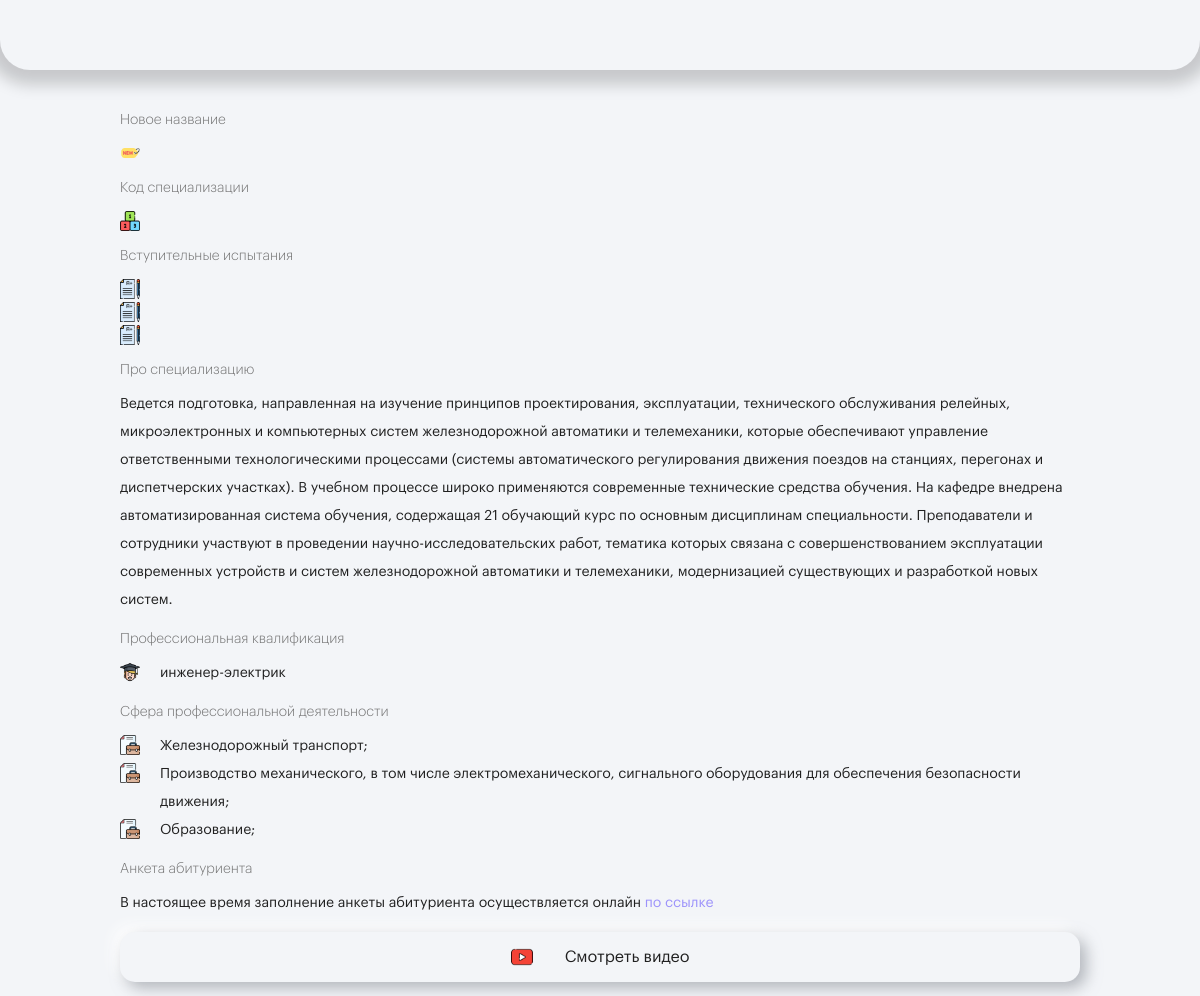
Screenshot of /group.php?id=1 with the database file from the repository.
### tables this page shows
CREATE TABLE `etf_specializations` (
  `id` int NOT NULL,
  `name_id` int NOT NULL,
  `code_id` int NOT NULL,
  `text` text NOT NULL,
  `qualification` tinytext NOT NULL,
  `field_activity_1` tinytext NOT NULL,
  `field_activity_2` tinytext NOT NULL,
  `field_activity_3` tinytext NOT NULL,
  `field_activity_4` tinytext NOT NULL
);

### db.php (called while the page is built, shortened)
<?php
$hostname = "localhost";
$dbname = "belsut";
$username = "book";
$password = "*book*bsut";
$charset = "utf8mb4";
try {
    $conn = new PDO("mysql:host=$hostname; dbname=$dbname; charset=$charset;", $username, $password);
}
catch (PDOException $e){
    print("Connection failed: " . $e->getMessage());
}
function get_etf_specializations_by_id($id) {
    global $conn;
    $specializations_by_id = $conn->query("SELECT * FROM etf_specializations WHERE id = $id");
    foreach ($specializations_by_id as $specialization_by_id) {
        return $specialization_by_id;
    }
}

### group.php (the view, shortened to what this page needs)
<?php require('require/head.php'); ?>
<?php $specializations_by_id = get_etf_specializations_by_id($_GET['id']); ?>
<header class="header">
</header>
<div class="container">
    <section class="max-img">
        <h3 style="margin: 40px 0 10px 0;;">Новое название</h3>
        <div class="tab">
            <img src="img/new_name.png">
        </div>
        <h3 style="margin: 15px 0 10px 0;">Код специализации</h3>
        <div class="tab">
            <img src="img/cubes.png">
        </div>
        <h3 style="margin: 15px 0 10px 0;">Вступительные испытания</h3>
        <div class="tab">
            <img src="img/exam.png">
        </div>
        <div class="tab">
            <img src="img/exam.png">
        </div>
        <div class="tab">
            <img src="img/exam.png">
        </div>
        <h3 style="margin: 15px 0 10px 0;">Про специализацию</h3>
        <h2 style="margin: 0;"><?php echo $specializations_by_id["text"]; ?></h2>
        <h3 style="margin: 15px 0 10px 0;">Профессиональная квалификация</h3>
        <div class="tab">
            <img src="img/graduate.png">
            <h2><?php echo $specializations_by_id["qualification"]; ?></h2>
        </div>
        <h3 style="margin: 15px 0 10px 0;">Сфера профессиональной деятельности</h3>
        <div class="tab">
            <img src="img/portfolio.png">
            <h2><?php echo $specializations_by_id["field_activity_1"]; ?></h2>
        </div>
        <div class="tab">
            <img src="img/portfolio.png">
            <h2><?php echo $specializations_by_id["field_activity_2"]; ?></h2>
        </div>
        <div class="tab">
            <img src="img/portfolio.png">
            <h2><?php echo $specializations_by_id["field_activity_3"]; ?></h2>
        </div>
        <h3 style="margin: 15px 0 10px 0;">Анкета абитуриента</h3>
        <h2>В настоящее время заполнение анкеты абитуриента осуществляется онлайн <a href="https://www.bsut.by/applicants/podgotovitelnye-kursy-k-tst/pdp/pdp-pr/survey" target="_blank">по ссылке</a></h2>
        <a href="<?php echo $specializations_by_id["video"]; ?>" target="_blank">
            <div class="block-mini-2 hidden" style="margin-top: 15px; top: 0;">
                <div class="block-111 block-111-margin-right">
                    <img class="animation-img" src="img/youtube.png">
                    <h2>Смотреть видео</h2>
                </div>
            </div>
        </a>
    </section>
</div>
<?php require('require/endpage.php'); ?>

### css/animation.css (style rules this page uses)
.active { position: relative; visibility: visible; }
.block-mini-2 { top: 600px; }
.block-mini-2__active { top: 0; }

### css/style.css (style rules this page uses)
* { box-sizing: border-box; }
a { color: inherit; text-decoration: none; }
.container { max-width: 1000px; padding: 0 20px; margin: 0 auto; }
.container h2 { font-weight: 400; }
body { min-width: 320px; padding: 0; margin: 0; line-height: 20px; font-family: 'GraphikLCG', sans-serif; background-color: #f3f5f8; }
.header { min-height: 70px; max-height: 100px; max-width: 1220px; margin: 0 auto 30px auto; background-color: #f3f5f8; border-radius: 0 0 30px 30px; box-shadow: 0 0 15px 15px rgba(0, 0, 0, 0.18); justify-content: center; align-items: center; display: flex; position: sticky; top: 0; z-index: 100; }
h2 { font-size: 14px; color: #202020; font-weight: 600; line-height: 2em; }
h3 { font-size: 14px; font-weight: 300; margin: 0; }
.max-img img { max-width: 20px; }
.max-img h2 { margin: 0; font-weight: 400; }
.max-img h3 { color: #707070; margin: 15px 0 10px 0; }
section { margin-bottom: 15px; }
.tab { position: relative; display: flex; align-items: start; margin: auto; }
.tab h2 { padding-left: 20px; margin: 0; }
.tab img { padding-top: 3px; }
.block, .block-mini-2 { position: relative; display: flex; align-items: center; background-color: transparent; border-color: transparent; border-radius: 15px; box-shadow: 6px 6px 15px rgba(134, 139, 146, 0.6), -6px -6px 15px #FFF; }
a { color: #9c92fb; text-decoration: none; }
.block-mini-2 { justify-content: center; margin-bottom: 15px; padding: 14px 20px; width: 100%; }
.block-mini-2 h2 { font-size: 16px; }
.block-111 { position: relative; display: flex; align-items: center; }
.block-111 h2 { text-align: center; line-height: 20px; }
.block-111 img { width: 22px; max-width: 60px; }
.block-111-margin-right img { margin-right: 2em; }
.animation-img { animation: notification 2s infinite; }

### rows the page displays
etf_specializations: text "Ведется подготовка, направленная на изучение принципов проектирования, эксплуатации, технического обслуживания релейных, микроэлектронных и компьютерных систем железнодорожной автоматики и телемеханики, которые обеспечивают управление ответственными технологическими процессами (системы автоматического регулирования движения поездов на станциях, перегонах и диспетчерских участках). В учебном процессе широко применяются современные технические средства обучения. На кафедре внедрена автоматизированная система обучения, содержащая 21 обучающий курс по основным дисциплинам специальности. Преподаватели и сотрудники участвуют в проведении научно-исследовательских работ, тематика которых связана с…", qualification "инженер-электрик", field_activity_1 "Железнодорожный транспорт;", field_activity_2 "Производство механического, в том числе электромеханического, сигнального оборудования для обеспечения безопасности движения;", field_activity_3 "Образование;"
